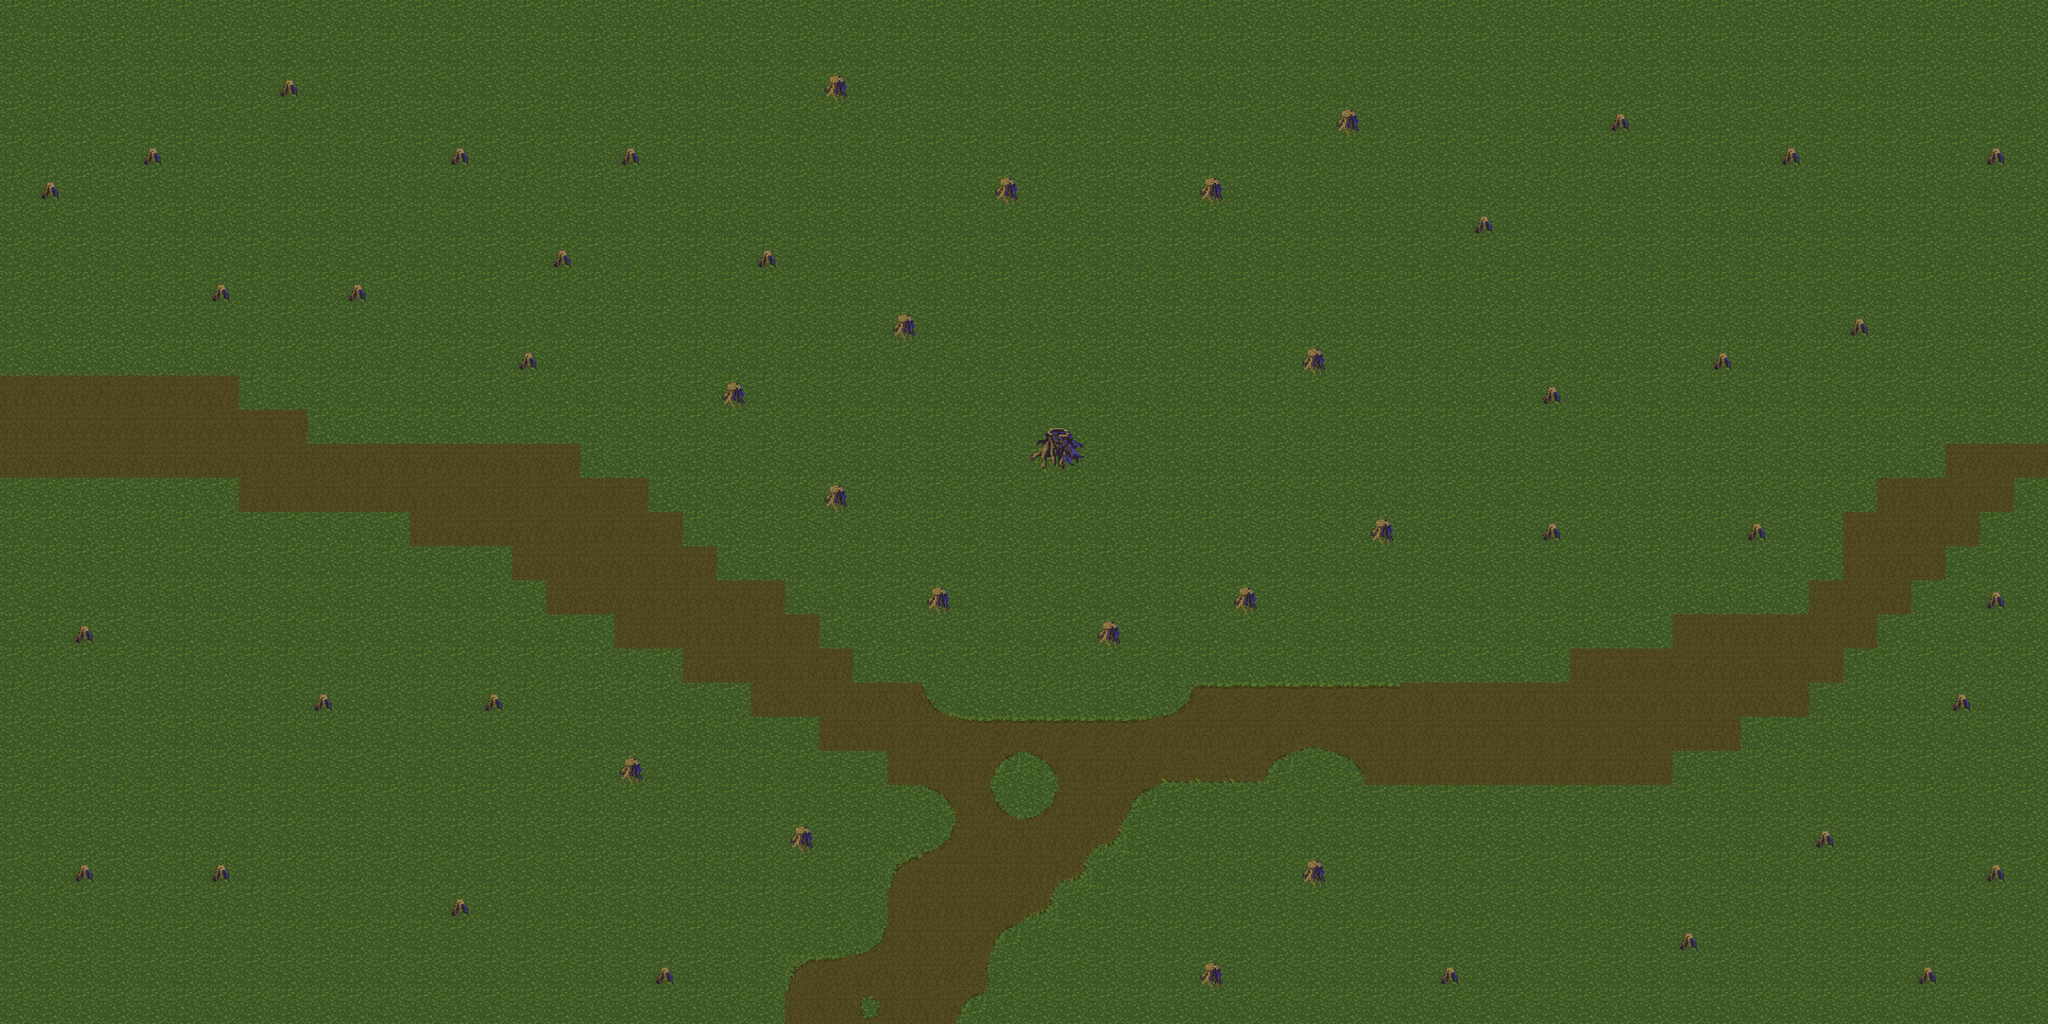

This is a level from a 2D game, rendered from its Tiled map with the project's own tilesets. A one-line summary and the map file follow, with tile-layer data summarised:
An orthogonal 60x30 tile map with 64x64 px tiles, 3 tile layers (ground, obstacles, foreground).

<map version="1.0" orientation="orthogonal" renderorder="right-down" width="60" height="30" tilewidth="64" tileheight="64" nextobjectid="9">
 <tileset firstgid="1" name="tilemap_main" tilewidth="64" tileheight="64" tilecount="80" columns="8">
  <image source="tilemap_main.png" width="512" height="640" />
 </tileset>
 <layer name="ground" width="60" height="30">
  <data>[1800 cells, 1800 non-empty, 15 distinct tile ids]</data>
 </layer>
 <layer name="obstacles" width="60" height="30" offsetx="0" offsety="3">
  <data>[1800 cells, 53 non-empty, 6 distinct tile ids]</data>
 </layer>
 <layer name="foreground" width="60" height="30">
  <data>[1800 cells, 0 non-empty, 0 distinct tile ids]</data>
 </layer>
</map>